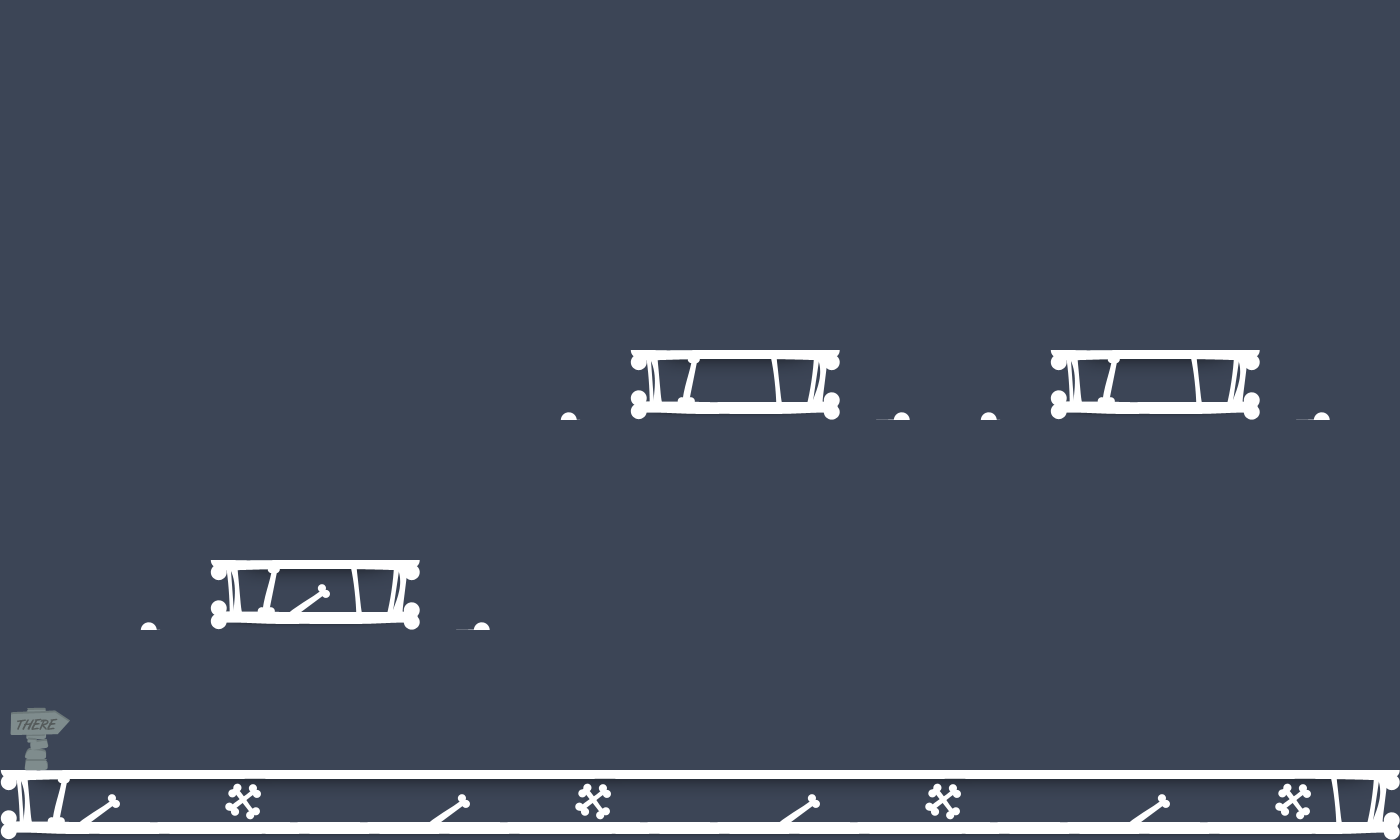

This game map was drawn from its Tiled (.tmx) file and the tilesets committed beside it. A one-line description and the trimmed map source follow:
An orthogonal 20x12 tile map with 70x70 px tiles, 2 tile layers (collision, foreground) and 8 objects (5x items, 2x enemy, player).

<map version="1.0" orientation="orthogonal" width="20" height="12" tilewidth="70" tileheight="70" backgroundcolor="#3c4556">
 <tileset firstgid="1" name="map_tiles_70" tilewidth="70" tileheight="70">
  <image source="map_tiles_70.png" width="560" height="140" />
  <tile id="0" />
  <tile id="1" />
  <tile id="2" />
  <tile id="3" />
 </tileset>
 <objectgroup color="#ffff00" name="items" width="20" height="12">
  <object name="gun" type="items" x="280" y="490" width="70" height="140">
   <properties>
    <property name="bullets" value="5" />
   </properties>
  </object>
  <object name="health" type="items" x="560" y="700" width="70" height="140" />
  <object name="key" type="items" x="1120" y="280" width="70" height="140" />
  <object name="exit_sign" type="items" x="1190" y="700" width="70" height="140" />
  <object name="door" type="items" x="1260" y="700" width="70" height="140" />
 </objectgroup>
 <objectgroup color="#00aa00" name="player" width="20" height="12">
  <object name="player" type="player" x="70" y="686" width="70" height="140">
   <properties>
    <property name="hint" value="I need to find the way out of here" />
   </properties>
  </object>
 </objectgroup>
 <objectgroup color="#ff0000" name="enemies" width="20" height="12">
  <object name="zombie" type="enemy" x="700" y="266" width="70" height="140">
   <properties>
    <property name="archetype" value="walker" />
   </properties>
  </object>
  <object name="zombie" type="enemy" x="910" y="686" width="70" height="140">
   <properties>
    <property name="archetype" value="walker" />
   </properties>
  </object>
 </objectgroup>
 <layer name="collision" width="20" height="12">
  <data>[240 cells, 29 non-empty, 5 distinct tile ids]</data>
 </layer>
 <layer name="foreground" width="20" height="12">
  <data>[240 cells, 7 non-empty, 3 distinct tile ids]</data>
 </layer>
</map>
